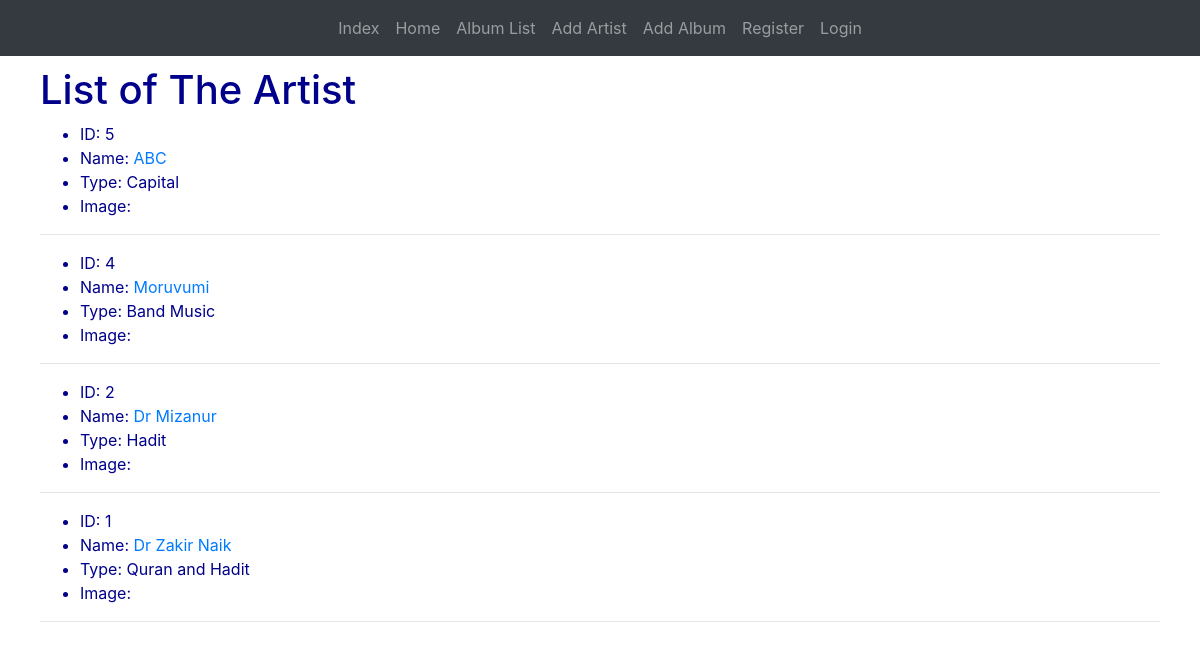
/home/, run on the app's committed database.
### home/models.py (models this page shows, shortened)
class Musician(models.Model):
    artistName = models.CharField(max_length=25)
    type = models.CharField(max_length=15)
    image = models.ImageField(blank=True)

### home/views.py (the view)
# urls.py: path('home/', views.musician_view, name='musician_view'),
def musician_view(request):
    musician_list = models.Musician.objects.order_by('-id')
    return render(request, 'home.html', context={
        'title': 'List of The Artist',
        'musician_view': musician_list
    })

### templates/home.html
{% extends 'base.html' %}
{% load static %}
{% block content %}
    <h1>{{ title }}</h1>
        {% for musician in musician_view %}
        <ul>
            <li>ID: {{ musician.id }}</li>
            <li>Name: <a href="{% url 'artist_album_view' id=musician.id %}">{{ musician.artistName }}</a></li>
            <li>Type: {{ musician.type }}</li>
            <li>Image: {{ musician.image }}</li>
        </ul><hr>
        {% endfor %}
{% endblock %}

### templates/base.html (shortened to what this page needs)
<!DOCTYPE html>
<html lang="en">
<head>
    <link rel="stylesheet" href="https://cdn.jsdelivr.net/npm/bootstrap@4.6.1/dist/css/bootstrap.min.css">
</head>
<body>
<nav class="navbar navbar-expand-sm bg-dark navbar-dark justify-content-center">
    <ul class="navbar-nav">
        <li class="nav-item">
            <a class="nav-link" href="{% url 'index' %}">Index</a>
        </li>
        <li class="nav-item">
            <a class="nav-link" href="{% url 'musician_view' %}">Home</a>
        </li>
        <li class="nav-item">
            <a class="nav-link" href="{% url 'album_view' %}">Album List</a>
        </li>
        <li class="nav-item">
            <a class="nav-link" href="{% url 'musician_form' %}">Add Artist</a>
        </li>
        <li class="nav-item">
            <a class="nav-link" href="{% url 'album_form' %}">Add Album</a>
        </li>
      {% if user.is_authenticated %}
      <li>
        <a class="nav-link" href="{% url 'logout' %}">Logout</a>
      </li>
      {% else %}
      <li>
        <a class="nav-link" href="{% url 'register' %}">Register</a>
      </li>
      <li>
        <a class="nav-link" href="{% url 'login' %}">Login</a>
      </li>
      {% endif %}
    </ul>
</nav>
<div class="container" style="padding:10px; color:darkblue">
    {% block content %}
    {% endblock %}
</div>
</body>
</html>

### data on the page
Musician: id "5", artistName "ABC", type "Capital"
Musician: id "4", artistName "Moruvumi", type "Band Music"
Musician: id "2", artistName "Dr Mizanur", type "Hadit"
Musician: id "1", artistName "Dr Zakir Naik", type "Quran and Hadit"

### other printed values
{{ title }} "List of The Artist"
